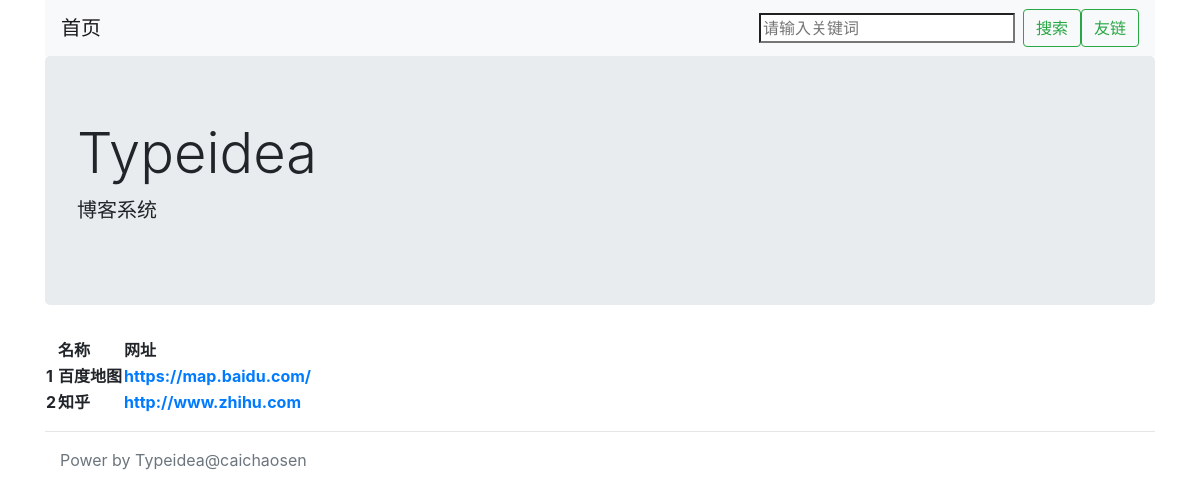
Before: /links/ with the older database file.
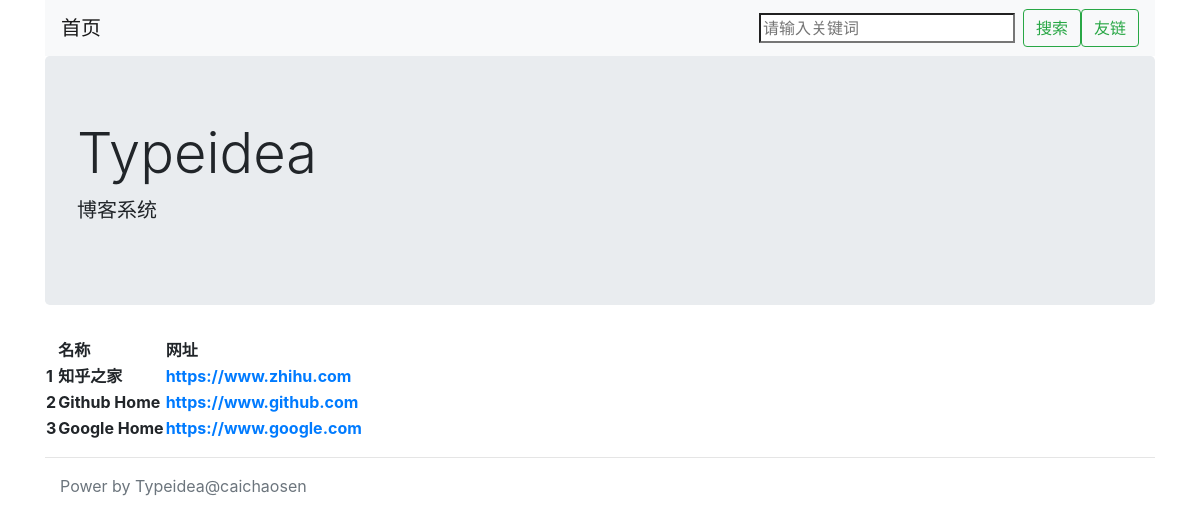
After: the same page with the newer database file.
### config/models.py (models this page shows)
class Link(models.Model):
    STATUS_NORMAL = 1
    STATUS_DELETE = 0
    STATUS_ITEMS = [
        (STATUS_NORMAL,'正常'),
        (STATUS_DELETE, '删除')
    ]
    title = models.CharField(max_length=50, verbose_name='标题')
    status = models.PositiveIntegerField(default=STATUS_NORMAL, choices=STATUS_ITEMS, verbose_name='状态')
    href = models.URLField(verbose_name='链接')
    weight = models.PositiveIntegerField(default=1,
                                         choices=zip(range(1,6),range(1,6)),
                                         verbose_name='权重',
                                         help_text='权重高展示顺序靠前')
    owner = models.ForeignKey(User,on_delete=models.CASCADE, verbose_name='作者')
    create_time = models.DateTimeField(auto_now_add=True, verbose_name='创建时间')
    class Meta:
        verbose_name = verbose_name_plural = '友链'

### config/views.py (the view)
# urls.py: path('links/', LinkListView.as_view(), name='links'),
class LinkListView(ListView,CommonViewMixin):
    queryset = Link.objects.filter(status=Link.STATUS_NORMAL)
    template_name = 'config/links.html'
    context_object_name = 'link_list'

### typeidea/templates/config/links.html (shortened to what this page needs)
{% extends "blog/base.html" %}
{% block main %}
<table>
    <thead>
    <tr>
        <th scope="col"></th>
        <th scope="col">名称</th>
        <th scope="col">网址</th>
    </tr>
    </thead>
    <tbody>
    {% for link in link_list %}
        <tr>
            <th scope="row">{{ forloop.counter }}</th>
            <th>{{ link.title }}</th>
            <th><a href="{{ link.href }}">{{ link.href }}</a></th>
        </tr>
    {% endfor %}
    </tbody>
</table>
{% endblock %}

Changed rows visible on the page:
removed Link: title "百度地图", href "https://map.baidu.com/"
removed Link: title "知乎", href "http://www.zhihu.com"
added Link: title "知乎之家", href "https://www.zhihu.com"
added Link: title "Github Home", href "https://www.github.com"
added Link: title "Google Home", href "https://www.google.com"
